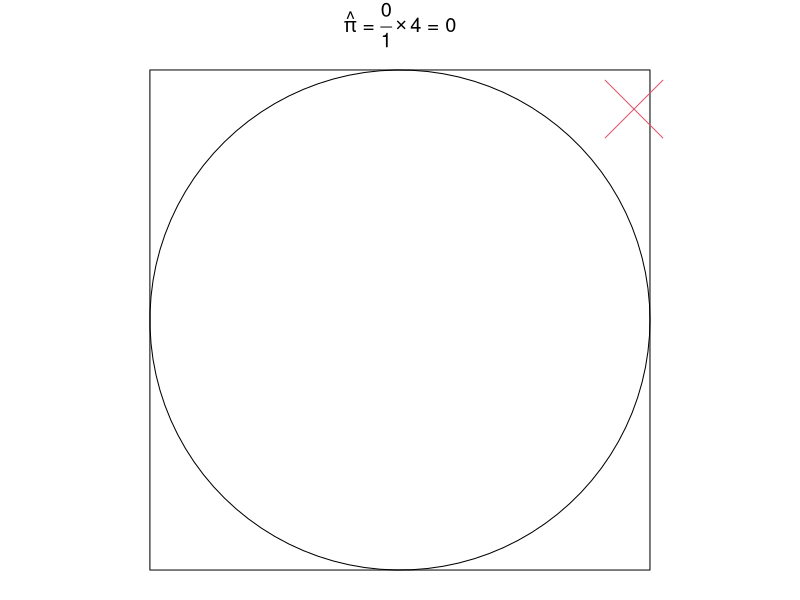
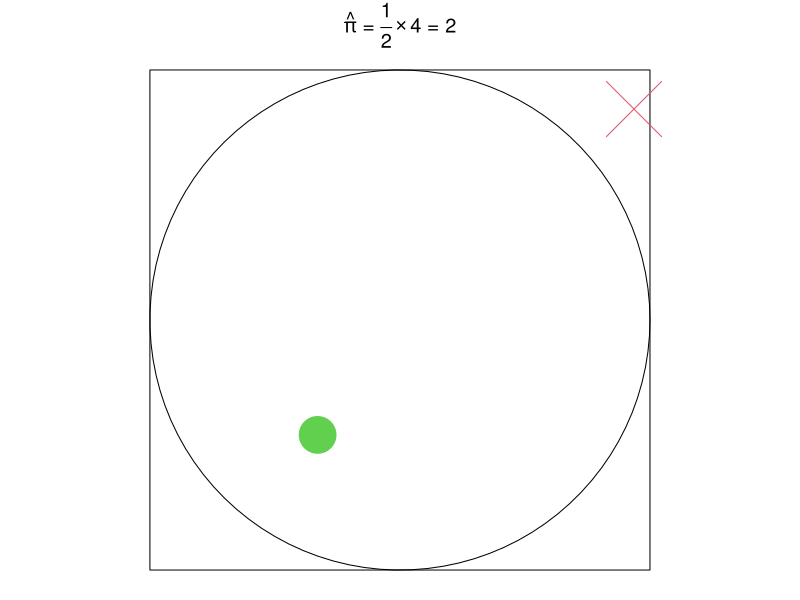
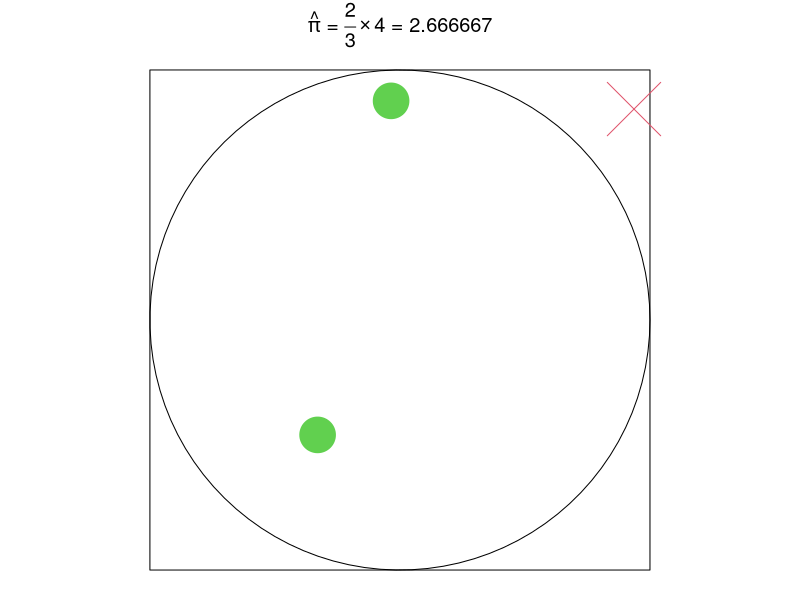
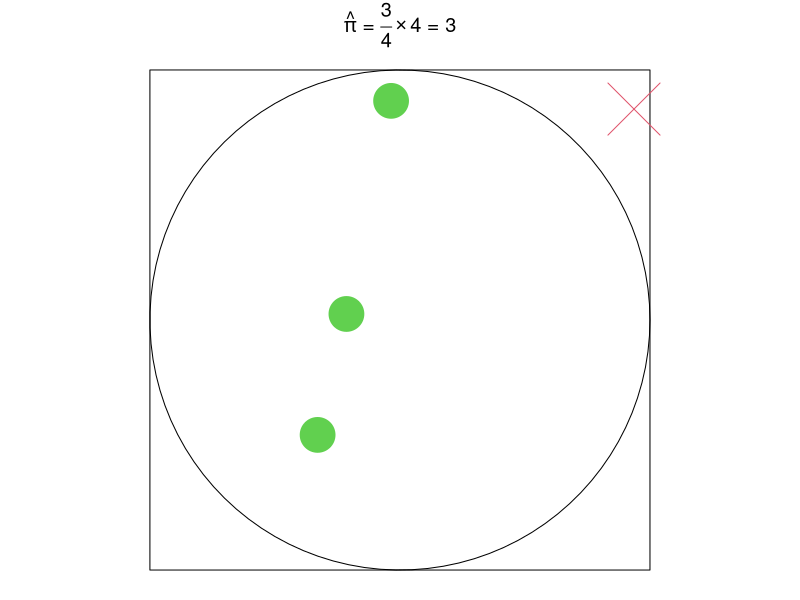
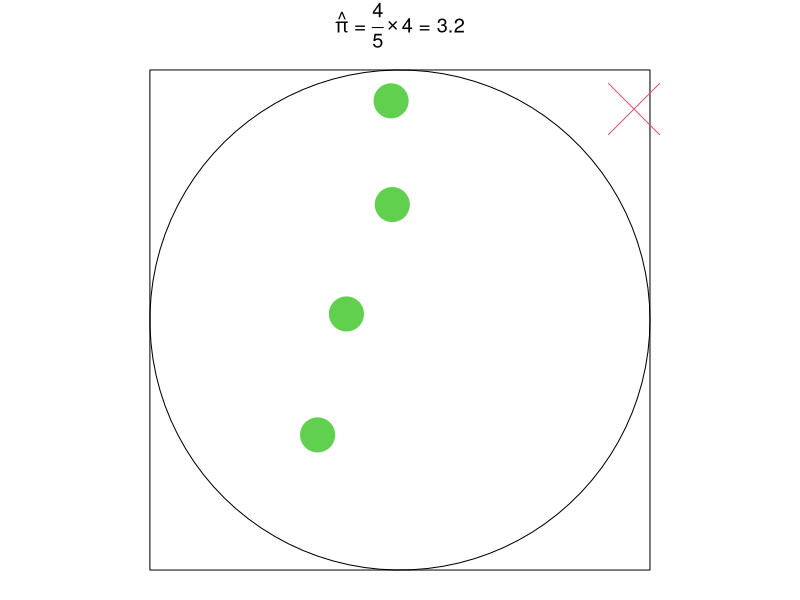
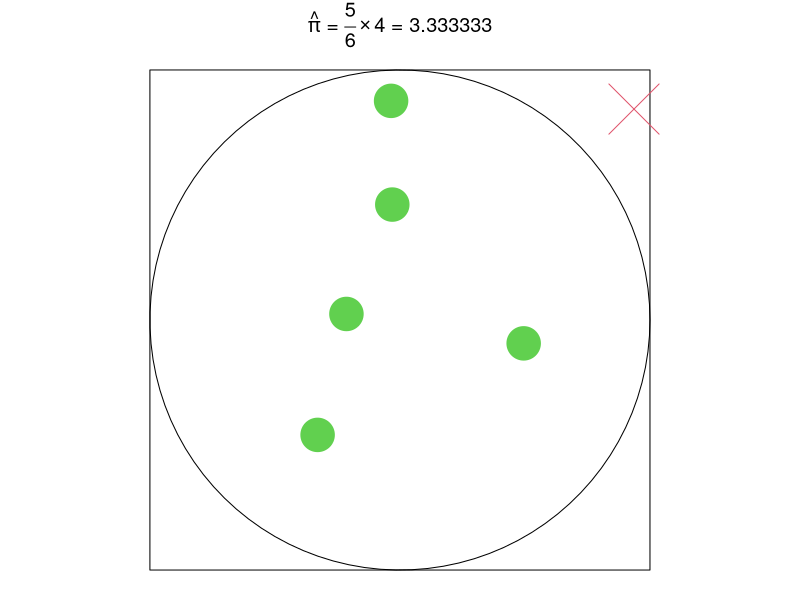
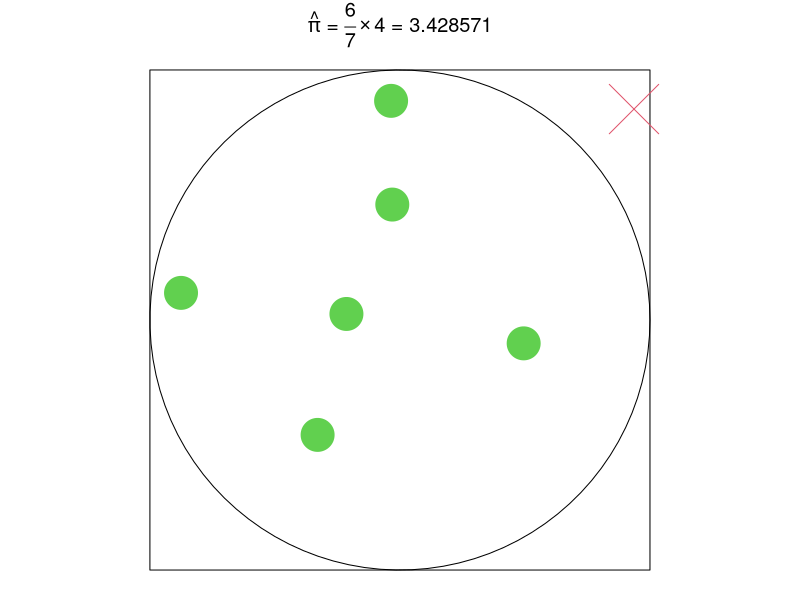
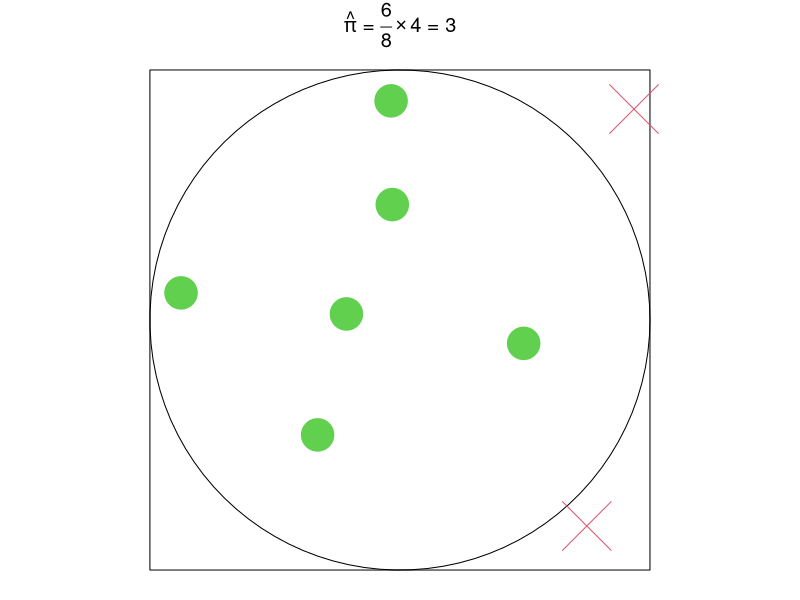

Generate these figures, in order, with R:
estimate_pi = function(n = 1000) {
  par(pty = "s", mar = c(0.5, 0.5, 2.5, 0.5))

  # estimate pi by calculating the proportion of points inside the unit circle
  x = runif(n, min = -1, max = 1)
  y = runif(n, min = -1, max = 1)
  inside = (x^2 + y^2) <= 1

  # draw the circle
  theta = seq(0, 2 * pi, length.out = 100)
  xt = cos(theta); yt = sin(theta)

  for (i in seq_len(n)) {
    i_in = head(inside, i)
    n_in = sum(i_in)
    plot(
      xt, yt, axes = FALSE, asp = 1,
      type = "l", bty = "n", xlab = "", ylab = "",
      main = substitute(
        paste(hat(pi), ' = ', frac(n, N) %*% 4, ' = ', pi_hat),
        list(n = n_in, N = i, pi_hat = round(n_in / i * 4, 6))
      )
    )
    rect(-1, -1, 1, 1)
    points(
      head(x, i), head(y, i), cex = 10 - (i/n)^.2 * 9.2,
      col = i_in + 2, pch = ifelse(i_in, 20, 4)
    )
    Sys.sleep(.05)
    dev.flush()
  }
}

estimate_pi()
